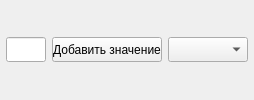
           <widget class="QWidget" name="horizontalWidget_z_disc" native="true">
            <layout class="QHBoxLayout" name="horizontalLayout_37">
             <property name="leftMargin">
              <number>6</number>
             </property>
             <property name="topMargin">
              <number>6</number>
             </property>
             <property name="rightMargin">
              <number>6</number>
             </property>
             <property name="bottomMargin">
              <number>6</number>
             </property>
             <item>
              <widget class="QLineEdit" name="lineEdit_z_disc">
               <property name="minimumSize">
                <size>
                 <width>40</width>
                 <height>25</height>
                </size>
               </property>
               <property name="maximumSize">
                <size>
                 <width>40</width>
                 <height>25</height>
                </size>
               </property>
              </widget>
             </item>
             <item>
              <widget class="QPushButton" name="pushButton_z_disc">
               <property name="minimumSize">
                <size>
                 <width>110</width>
                 <height>25</height>
                </size>
               </property>
               <property name="maximumSize">
                <size>
                 <width>110</width>
                 <height>25</height>
                </size>
               </property>
               <property name="text">
                <string>Добавить значение</string>
               </property>
              </widget>
             </item>
             <item>
              <widget class="QComboBox" name="comboBox_z_disc_var">
               <property name="minimumSize">
                <size>
                 <width>80</width>
                 <height>25</height>
                </size>
               </property>
               <property name="maximumSize">
                <size>
                 <width>80</width>
                 <height>25</height>
                </size>
               </property>
              </widget>
             </item>
            </layout>
           </widget>
